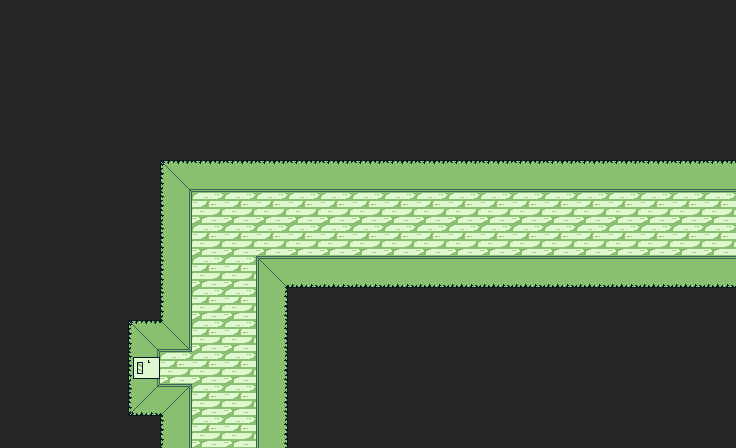

Below is a game level as drawn by its tile map, then a one-line description and the .tmx file that defines it, in full:
An orthogonal 23x14 tile map with 32x32 px tiles, 1 tile layer (Vrstva dlaždic 1).

<map version="1.8" tiledversion="1.8.4" orientation="orthogonal" renderorder="right-down" width="23" height="14" tilewidth="32" tileheight="32" infinite="0" nextlayerid="2" nextobjectid="1">
 <tileset firstgid="1" source="../Zdi.tsx" />
 <layer id="1" name="Vrstva dlaždic 1" width="23" height="14">
  <data encoding="csv">
18,18,18,18,18,18,18,18,18,18,18,18,18,18,18,18,18,18,18,18,18,18,18,
18,18,18,18,18,18,18,18,18,18,18,18,18,18,18,18,18,18,18,18,18,18,18,
18,18,18,18,18,18,18,18,18,18,18,18,18,18,18,18,18,18,18,18,18,18,18,
18,18,18,18,18,18,18,18,18,18,18,18,18,18,18,18,18,18,18,18,18,18,18,
18,18,18,18,18,18,18,18,18,18,18,18,18,18,18,18,18,18,18,18,18,18,18,
18,18,18,18,18,16,6,6,6,6,6,6,6,6,6,6,6,6,6,6,6,6,6,
18,18,18,18,18,15,5,5,5,5,5,5,5,5,5,5,5,5,5,5,5,5,5,
18,18,18,18,18,15,5,5,5,5,5,5,5,5,5,5,5,5,5,5,5,5,5,
18,18,18,18,18,15,5,5,11,12,12,12,12,12,12,12,12,12,12,12,12,12,12,
18,18,18,18,18,15,5,5,9,18,18,18,18,18,18,18,18,18,18,18,18,18,18,
18,18,18,18,16,17,5,5,9,18,18,18,18,18,18,18,18,18,18,18,18,18,18,
18,18,18,18,4,5,5,5,9,18,18,18,18,18,18,18,18,18,18,18,18,18,18,
18,18,18,18,13,14,5,5,9,18,18,18,18,18,18,18,18,18,18,18,18,18,18,
18,18,18,18,18,15,5,5,9,18,18,18,18,18,18,18,18,18,18,18,18,18,18
</data>
 </layer>
</map>
